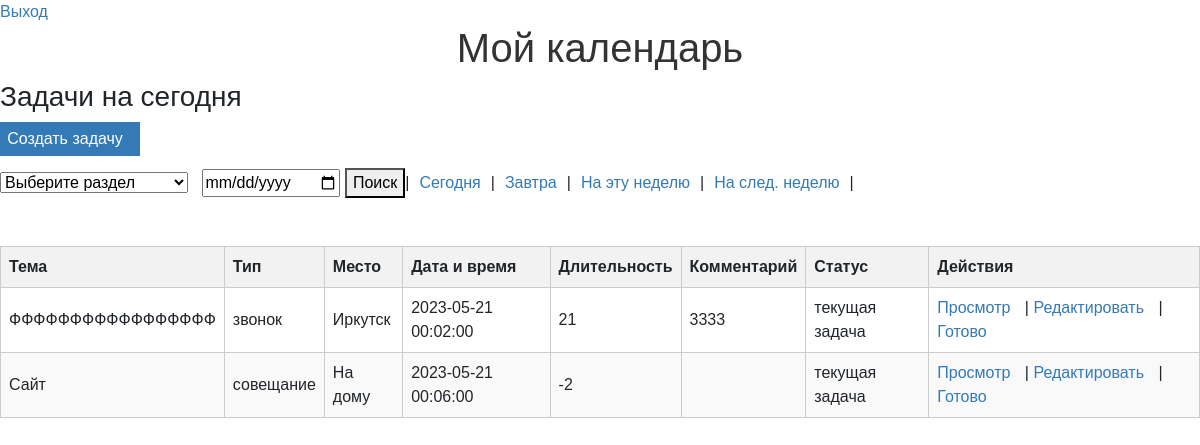
Page /index.php?action=today (signed in) on the committed database.
### tables this page shows
CREATE TABLE `tasks` (
  `id` int UNSIGNED NOT NULL,
  `topic` varchar(255) NOT NULL,
  `type` enum('встреча','звонок','совещание','дело') NOT NULL,
  `location` varchar(255) DEFAULT NULL,
  `date_time` datetime NOT NULL,
  `duration` int DEFAULT NULL,
  `comment` text,
  `status` enum('текущая задача','просроченная','готово') NOT NULL DEFAULT 'текущая задача'
);

### controllers/TaskController.php (called while the page is built, shortened)
<?php
require_once 'models/TaskModel.php';
class TaskController
{
public function today()
{
    $tasks = TaskModel::getTasksForToday();
    $listTitle = 'Задачи на сегодня';
    include 'views/task/index.php';
}
}

### models/TaskModel.php (called while the page is built, shortened)
<?php
class TaskModel
{
    public static function getTasksByDate($date)
{
    global $pdo;
    $stmt = $pdo->prepare('SELECT * FROM tasks WHERE DATE(date_time) = ?');
    $stmt->execute([$date]);
    return $stmt->fetchAll(PDO::FETCH_ASSOC);
}
    public static function getTasksForToday()
    {
        $today = date('Y-m-d');
        return self::getTasksByDate($today);
    }
}

### views/task/index.php (the view, shortened to what this page needs)
<!DOCTYPE html>
<html>
<head>
<link href="https://cdn.jsdelivr.net/npm/bootstrap@5.3.0-alpha1/dist/css/bootstrap.min.css" rel="stylesheet">
</head>
<body>
        <th><a href="login.php">Выход</a></th>
    <h1>Мой календарь</h1>
    <?php if (isset($listTitle)): ?>
        <h3><?= $listTitle ?></h3>
    <?php endif; ?>
    <button class="my-button">
    <a href="index.php?action=create" style="color: inherit; text-decoration: none;">Создать задачу</a>
</button>
    <div style="display: flex; align-items: center;">
  <select onchange="location = this.value;">
    <option value="">Выберите раздел</option>
  </select>
  <form action="index.php?action=tasksByDate" method="POST" style="margin-left: 10px;">
    <input type="date" id="date" name="date">
    <button type="submit">Поиск</button>
  </form>
  |<a href="index.php?action=today" style="margin-left: 10px;">Сегодня</a>|
  <a href="index.php?action=tomorrow" style="margin-left: 10px;">Завтра</a>|
  <a href="index.php?action=week" style="margin-left: 10px;">На эту неделю</a>|
  <a href="index.php?action=nextweek" style="margin-left: 10px;">На след. неделю</a>|
</div>
<br><br>
<table>
  <tr>
    <th>Тема</th>
    <th>Тип</th>
    <th>Место</th>
    <th>Дата и время</th>
    <th>Длительность</th>
    <th>Комментарий</th>
    <th>Статус</th>
    <th>Действия</th>
  </tr>
        <?php foreach ($tasks as $task): ?>
            <tr>
                <td><?= $task['topic'] ?></td>
                <td><?= $task['type'] ?></td>
                <td><?= $task['location'] ?></td>
                <td><?= $task['date_time'] ?></td>
                <td><?= $task['duration'] ?></td>
                <td><?= $task['comment'] ?></td>
                <td><?= $task['status'] ?></td>
                <td>
                    <a href="index.php?action=show&id=<?= $task['id'] ?>">Просмотр</a> |
                    <a href="index.php?action=edit&id=<?= $task['id'] ?>">Редактировать</a> |
                    <?php if ($task['status'] !== 'готово'): ?>
                        <a href="index.php?action=markAsCompleted&id=<?= $task['id'] ?>">Готово</a>
                    <?php endif; ?>
                </td>
            </tr>
        <?php endforeach; ?>
    </table>
</body>
</html>

### views/task/index.php (style rules this page uses)
.my-button { display: block; width: 140px; padding: 5px; background-color: #337ab7; color: #ffffff; border: none; margin-bottom: 1%; cursor: pointer; }
body { font-family: Arial, sans-serif; }
h1 { color: #333; text-align: center; }
table { place-content: ; width: 100%; border-collapse: collapse; }
th, td { padding: 8px; border: 1px solid #ccc; }
th { background-color: #f2f2f2; font-weight: bold; text-align: left; }
tr:nth-child(even) { background-color: #f9f9f9; }
a { color: #337ab7; text-decoration: none; margin-right: 10px; }

### rows in the picture
tasks: topic "ФФФФФФФФФФФФФФФФФ", type "звонок", location "Иркутск", date_time "2023-05-21 00:02:00", duration "21", comment "3333", status "текущая задача"
tasks: topic "Сайт", type "совещание", location "На дому", date_time "2023-05-21 00:06:00", duration "-2", status "текущая задача"

### other values in the picture
$listTitle "Задачи на сегодня"
